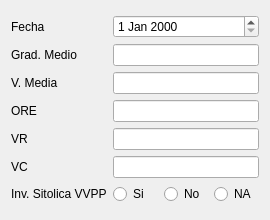
<?xml version="1.0" encoding="UTF-8"?>
<ui version="4.0">
 <class>DialogMitral</class>
 <widget class="QDialog" name="DialogMitral">
  <property name="geometry">
   <rect>
    <x>0</x>
    <y>0</y>
    <width>270</width>
    <height>220</height>
   </rect>
  </property>
  <property name="windowTitle">
   <string>Dialog</string>
  </property>
  <layout class="QGridLayout" name="gridLayout_2">
   <item row="0" column="0">
    <layout class="QGridLayout" name="gridLayout">
     <item row="2" column="1">
      <widget class="QLineEdit" name="lineEdit_2"/>
     </item>
     <item row="3" column="0">
      <widget class="QLabel" name="label_3">
       <property name="text">
        <string>ORE</string>
       </property>
      </widget>
     </item>
     <item row="2" column="0">
      <widget class="QLabel" name="label_2">
       <property name="text">
        <string>V. Media</string>
       </property>
      </widget>
     </item>
     <item row="5" column="1">
      <widget class="QLineEdit" name="lineEdit_5"/>
     </item>
     <item row="1" column="1">
      <widget class="QLineEdit" name="lineEdit"/>
     </item>
     <item row="5" column="0">
      <widget class="QLabel" name="label_5">
       <property name="text">
        <string>VC</string>
       </property>
      </widget>
     </item>
     <item row="0" column="0">
      <widget class="QLabel" name="labelFechaMitral">
       <property name="text">
        <string>Fecha</string>
       </property>
      </widget>
     </item>
     <item row="3" column="1">
      <widget class="QLineEdit" name="lineEdit_3"/>
     </item>
     <item row="0" column="1">
      <widget class="QDateEdit" name="dateEditMitral"/>
     </item>
     <item row="1" column="0">
      <widget class="QLabel" name="label">
       <property name="text">
        <string>Grad. Medio</string>
       </property>
      </widget>
     </item>
     <item row="4" column="1">
      <widget class="QLineEdit" name="lineEdit_4"/>
     </item>
     <item row="4" column="0">
      <widget class="QLabel" name="label_4">
       <property name="text">
        <string>VR</string>
       </property>
      </widget>
     </item>
     <item row="6" column="0">
      <widget class="QLabel" name="label_6">
       <property name="text">
        <string>Inv. Sitolica VVPP</string>
       </property>
      </widget>
     </item>
     <item row="6" column="1">
      <layout class="QHBoxLayout" name="horizontalLayout">
       <item>
        <widget class="QRadioButton" name="radioButton">
         <property name="text">
          <string>Si</string>
         </property>
        </widget>
       </item>
       <item>
        <widget class="QRadioButton" name="radioButton_2">
         <property name="text">
          <string>No</string>
         </property>
        </widget>
       </item>
       <item>
        <widget class="QRadioButton" name="radioButton_3">
         <property name="text">
          <string>NA</string>
         </property>
        </widget>
       </item>
      </layout>
     </item>
    </layout>
   </item>
  </layout>
 </widget>
 <resources/>
 <connections/>
</ui>
